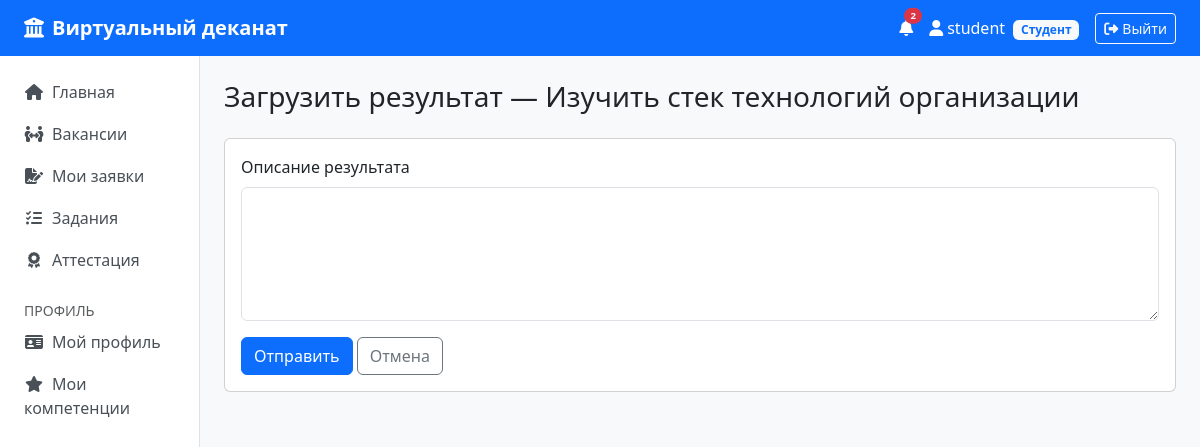
Page /execution/task/1/submit (signed in) on the committed database.
### models.py (models this page shows, shortened)
class User(UserMixin, db.Model):
    __tablename__ = "users"
    id        = db.Column(db.Integer, primary_key=True)
    login     = db.Column(db.String(64), unique=True, nullable=False)
    password  = db.Column(db.String(256), nullable=False)
    role      = db.Column(db.String(32), nullable=False)
    is_active = db.Column(db.Boolean, nullable=False, default=True)
    student = db.relationship("Student", backref="user", uselist=False)
    teacher = db.relationship("Teacher", backref="user", uselist=False)
    curator = db.relationship("Curator", backref="user", uselist=False)
    notifications = db.relationship("Notification", backref="user", lazy="dynamic",
                                     order_by="Notification.created_at.desc()")
    @property
    def unread_count(self):
        return self.notifications.filter_by(is_read=False).count()

class Task(db.Model):
    __tablename__ = "tasks"
    id          = db.Column(db.Integer, primary_key=True)
    student_id  = db.Column(db.Integer, db.ForeignKey("students.id"))
    practice_id = db.Column(db.Integer, db.ForeignKey("practices.id"))
    title       = db.Column(db.String(256), nullable=False)
    description = db.Column(db.Text)
    status      = db.Column(db.String(32), nullable=False, default="pending")
    created_at  = db.Column(db.DateTime, default=datetime.utcnow)
    due_date    = db.Column(db.Date)
    executions = db.relationship("Execution", backref="task", cascade="all, delete-orphan",
                                  order_by="Execution.submitted_at.desc()")
    comments   = db.relationship("TaskComment", backref="task", cascade="all, delete-orphan",
                                  order_by="TaskComment.created_at")

### execution/routes.py (the view, shortened to what this page needs)
@bp.route("/task/<int:tid>/submit", methods=["GET", "POST"])
@login_required
@requires_role("student")
def submit_result(tid):
    t = Task.query.get_or_404(tid)
    return render_template("execution/submit.html", task=t)

### templates/execution/submit.html (shortened to what this page needs)
{% extends 'base.html' %}
{% block content %}
<h3 class="mb-4">Загрузить результат — {{ task.title }}</h3>
<div class="card"><div class="card-body">
<form method="post"><div class="mb-3"><label class="form-label">Описание результата</label><textarea class="form-control" name="content" rows="5" required></textarea></div>
<button type="submit" class="btn btn-primary">Отправить</button> <a href="{{ url_for('execution.task_view', tid=task.id) }}" class="btn btn-outline-secondary">Отмена</a>
</form></div></div>
{% endblock %}

### templates/base.html (shortened to what this page needs)
<!doctype html>
<html lang="ru">
<head>
  <link rel="stylesheet" href="https://cdn.jsdelivr.net/npm/bootstrap@5.3.3/dist/css/bootstrap.min.css">
  <link rel="stylesheet" href="https://cdnjs.cloudflare.com/ajax/libs/font-awesome/6.5.0/css/all.min.css">
</head>
<body>
{% if current_user.is_authenticated %}
<nav class="navbar navbar-expand-lg navbar-dark bg-primary mb-0">
  <div class="container-fluid px-4">
    <a class="navbar-brand" href="{{ url_for('dashboard.index') }}">
      <i class="fa-solid fa-university me-2"></i>Виртуальный деканат
    </a>
    <div class="ms-auto d-flex align-items-center gap-3">
      <a href="{{ url_for('profile.notifications') }}" class="text-white text-decoration-none position-relative">
        <i class="fa-solid fa-bell"></i>
        {% if current_user.unread_count > 0 %}
        <span class="position-absolute top-0 start-100 translate-middle badge rounded-pill bg-danger" style="font-size:.6rem">
          {{ current_user.unread_count }}
        </span>
        {% endif %}
      </a>
      <a href="{{ url_for('profile.index') }}" class="text-white text-decoration-none">
        <i class="fa-solid fa-user me-1"></i>{{ current_user.login }}
        {% set role_labels = {'student': 'Студент', 'curator': 'Куратор', 'teacher': 'Преподаватель', 'admin': 'Администратор'} %}
        <span class="badge bg-light text-primary role-badge ms-1">{{ role_labels.get(current_user.role, current_user.role) }}</span>
      </a>
      <a href="{{ url_for('auth.logout') }}" class="btn btn-outline-light btn-sm">
        <i class="fa-solid fa-right-from-bracket me-1"></i>Выйти
      </a>
    </div>
  </div>
</nav>
<div class="container-fluid">
  <div class="row">
    <nav class="col-md-2 bg-white sidebar border-end py-3 px-2">
      <ul class="nav flex-column">
        <li class="nav-item"><a class="nav-link" href="{{ url_for('dashboard.index') }}"><i class="fa-solid fa-house me-2"></i>Главная</a></li>
        <li class="nav-item"><a class="nav-link" href="{{ url_for('distribution.index') }}"><i class="fa-solid fa-people-arrows me-2"></i>Вакансии</a></li>
        {% if current_user.role == 'student' %}
        <li class="nav-item"><a class="nav-link" href="{{ url_for('distribution.my_applications') }}"><i class="fa-solid fa-file-signature me-2"></i>Мои заявки</a></li>
        {% endif %}
        <li class="nav-item"><a class="nav-link" href="{{ url_for('execution.index') }}"><i class="fa-solid fa-list-check me-2"></i>Задания</a></li>
        <li class="nav-item"><a class="nav-link" href="{{ url_for('attestation.index') }}"><i class="fa-solid fa-award me-2"></i>Аттестация</a></li>
        <li class="nav-item mt-3"><small class="text-muted px-3">ПРОФИЛЬ</small></li>
        <li class="nav-item"><a class="nav-link" href="{{ url_for('profile.index') }}"><i class="fa-solid fa-id-card me-2"></i>Мой профиль</a></li>
        {% if current_user.role == 'student' %}
        <li class="nav-item"><a class="nav-link" href="{{ url_for('profile.competencies') }}"><i class="fa-solid fa-star me-2"></i>Мои компетенции</a></li>
        {% endif %}
      </ul>
    </nav>
    <main class="col-md-10 py-4 px-4">
      {% block content %}{% endblock %}
    </main>
  </div>
</div>
{% endif %}
</body>
</html>

### templates/base.html (style rules this page uses)
body { background-color: #f8f9fa; }
.navbar-brand { font-weight: 600; }
.role-badge { font-size: .75rem; }
.sidebar { min-height: calc(100vh - 72px); }
.sidebar .nav-link { color: #495057; border-radius: .375rem; margin-bottom: 2px; }
.sidebar .nav-link i { width: 20px; text-align: center; }

### rows in the picture
User: login "student", get "Студент"
Task: title "Изучить стек технологий организации"

### other values in the picture
{{ current_user.unread_count }} "2"
